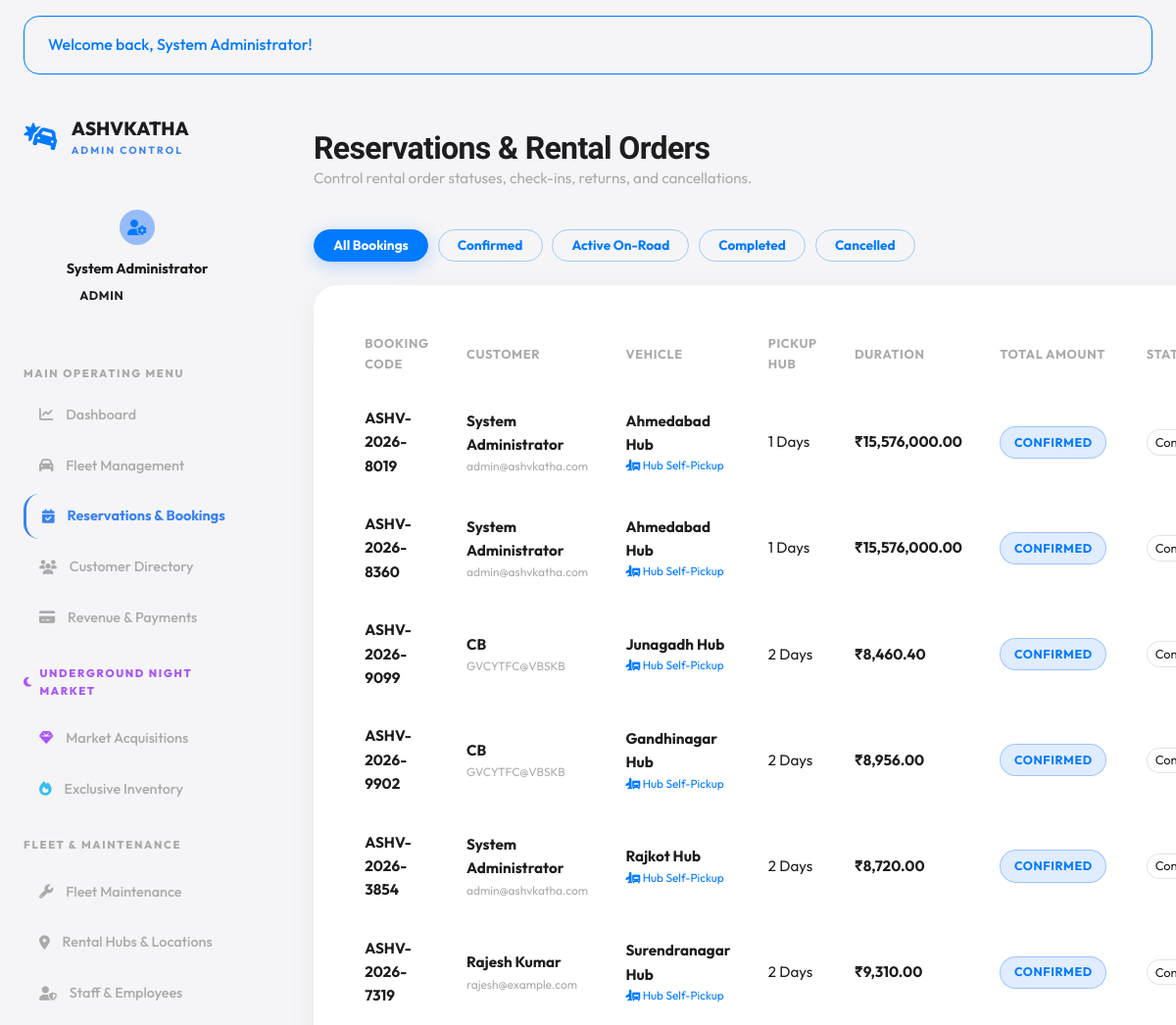
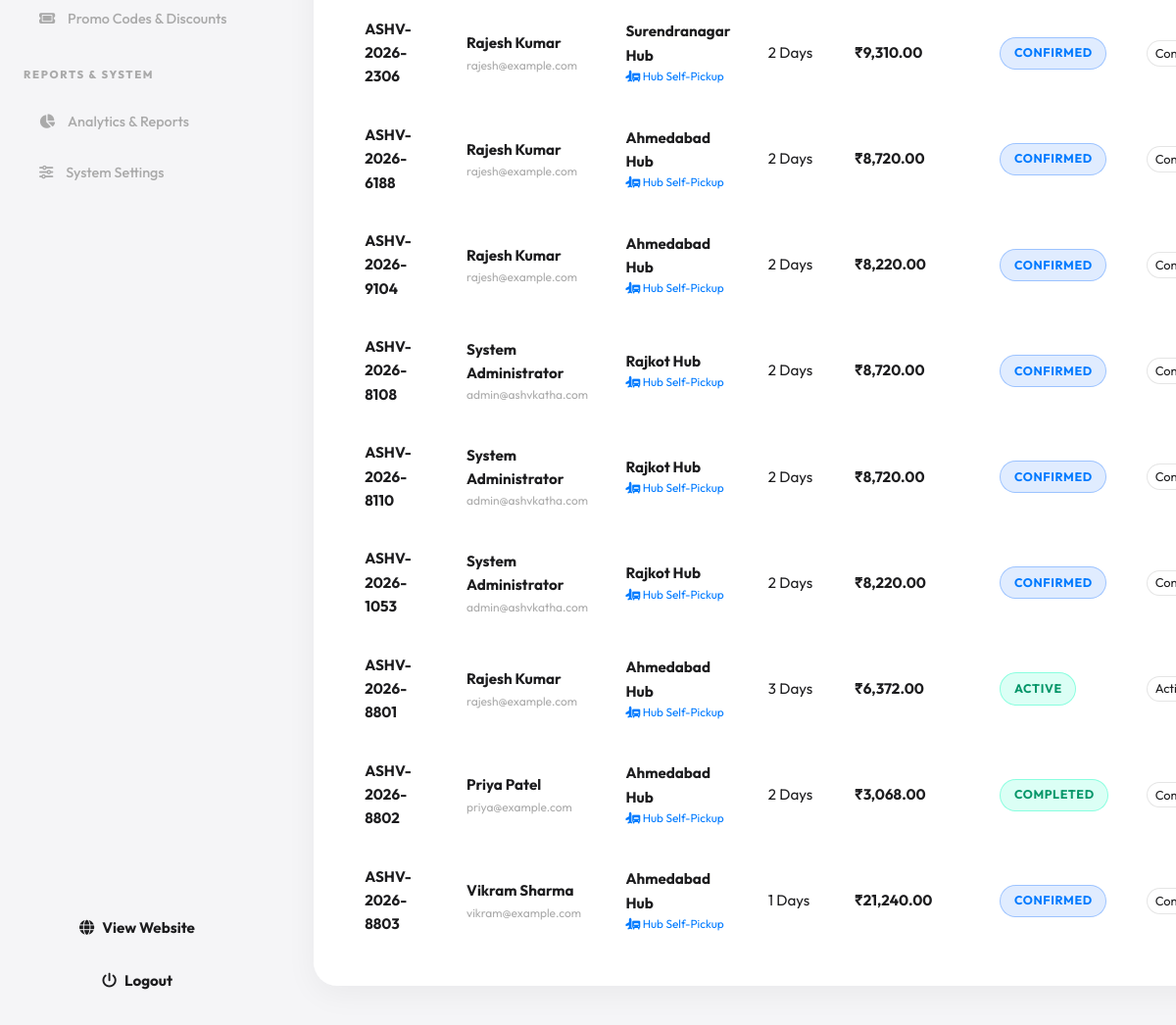
The app's page /admin/bookings.php (signed in) with its own data (2 pictures, top to bottom).
### tables this page shows
CREATE TABLE `bookings` (
  `id` int(11) NOT NULL AUTO_INCREMENT,
  `booking_code` varchar(20) NOT NULL,
  `user_id` int(11) NOT NULL,
  `vehicle_id` int(11) NOT NULL,
  `pickup_location_id` int(11) NOT NULL,
  `dropoff_location_id` int(11) NOT NULL,
  `delivery_method` varchar(100) DEFAULT 'Hub Self-Pickup',
  `delivery_address` varchar(255) DEFAULT NULL,
  `pickup_datetime` datetime NOT NULL,
  `return_datetime` datetime NOT NULL,
  `total_days` int(11) NOT NULL,
  `base_amount` decimal(10,2) NOT NULL,
  `extra_charges` decimal(10,2) NOT NULL DEFAULT 0.00,
  `discount_amount` decimal(10,2) NOT NULL DEFAULT 0.00,
  `tax_amount` decimal(10,2) NOT NULL DEFAULT 0.00,
  `deposit_amount` decimal(10,2) NOT NULL DEFAULT 0.00,
  `total_amount` decimal(10,2) NOT NULL,
  `status` enum('pending','confirmed','active','completed','cancelled') NOT NULL DEFAULT 'confirmed',
  `created_at` timestamp NOT NULL DEFAULT current_timestamp(),
  PRIMARY KEY (`id`),
  UNIQUE KEY `booking_code` (`booking_code`),
  KEY `user_id` (`user_id`),
  KEY `vehicle_id` (`vehicle_id`),
  KEY `pickup_location_id` (`pickup_location_id`),
  KEY `dropoff_location_id` (`dropoff_location_id`),
  CONSTRAINT `bookings_ibfk_1` FOREIGN KEY (`user_id`) REFERENCES `users` (`id`) ON DELETE CASCADE,
  CONSTRAINT `bookings_ibfk_2` FOREIGN KEY (`vehicle_id`) REFERENCES `vehicles` (`id`) ON DELETE CASCADE,
  CONSTRAINT `bookings_ibfk_3` FOREIGN KEY (`pickup_location_id`) REFERENCES `locations` (`id`) ON DELETE CASCADE,
  CONSTRAINT `bookings_ibfk_4` FOREIGN KEY (`dropoff_location_id`) REFERENCES `locations` (`id`) ON DELETE CASCADE
);

CREATE TABLE `users` (
  `id` int(11) NOT NULL AUTO_INCREMENT,
  `full_name` varchar(100) NOT NULL,
  `email` varchar(100) NOT NULL,
  `password` varchar(255) NOT NULL,
  `phone` varchar(20) NOT NULL,
  `role` enum('admin','manager','staff','customer') NOT NULL DEFAULT 'customer',
  `driving_license` varchar(50) DEFAULT NULL,
  `address` text DEFAULT NULL,
  `created_at` timestamp NOT NULL DEFAULT current_timestamp(),
  PRIMARY KEY (`id`),
  UNIQUE KEY `email` (`email`)
);

CREATE TABLE `locations` (
  `id` int(11) NOT NULL AUTO_INCREMENT,
  `city_name` varchar(50) NOT NULL,
  `location_address` varchar(255) NOT NULL,
  `contact_phone` varchar(20) NOT NULL,
  `status` enum('active','inactive') NOT NULL DEFAULT 'active',
  PRIMARY KEY (`id`)
);

### admin/bookings.php (the view, shortened to what this page needs)
<?php
require_once __DIR__ . '/../includes/functions.php';
$db = get_db_connection();
$status_filter = isset($_GET['status']) ? sanitize($_GET['status']) : '';
$sql = "
    SELECT b.*, v.brand, v.model, v.reg_number, u.full_name as customer_name, u.email as customer_email,
           l1.city_name as pickup_city, l2.city_name as dropoff_city
    FROM bookings b
    JOIN vehicles v ON b.vehicle_id = v.id
    JOIN users u ON b.user_id = u.id
    JOIN locations l1 ON b.pickup_location_id = l1.id
    JOIN locations l2 ON b.dropoff_location_id = l2.id
    WHERE 1=1
";
$params = [];
$sql .= " ORDER BY b.created_at DESC";
$stmt = $db->prepare($sql);
$stmt->execute($params);
$bookings = $stmt->fetchAll();
include __DIR__ . '/../includes/header.php';
?>
<div class="dashboard-layout">
  <?php include __DIR__ . '/../includes/admin-sidebar.php'; ?>
  <main class="dashboard-content">
    <div class="dashboard-header">
      <div>
        <h1 class="dashboard-title">Reservations & Rental Orders</h1>
        <p class="dashboard-subtitle">Control rental order statuses, check-ins, returns, and cancellations.</p>
      </div>
    </div>
    <div style="margin-bottom: 1.5rem; display: flex; gap: 0.6rem;">
      <a href="<?php echo url('/admin/bookings.php'); ?>" class="btn <?php echo empty($status_filter) ? 'btn-primary' : 'btn-outline'; ?> btn-sm">All Bookings</a>
      <a href="<?php echo url('/admin/bookings.php?status=confirmed'); ?>" class="btn <?php echo ($status_filter == 'confirmed') ? 'btn-primary' : 'btn-outline'; ?> btn-sm">Confirmed</a>
      <a href="<?php echo url('/admin/bookings.php?status=active'); ?>" class="btn <?php echo ($status_filter == 'active') ? 'btn-primary' : 'btn-outline'; ?> btn-sm">Active On-Road</a>
      <a href="<?php echo url('/admin/bookings.php?status=completed'); ?>" class="btn <?php echo ($status_filter == 'completed') ? 'btn-primary' : 'btn-outline'; ?> btn-sm">Completed</a>
      <a href="<?php echo url('/admin/bookings.php?status=cancelled'); ?>" class="btn <?php echo ($status_filter == 'cancelled') ? 'btn-primary' : 'btn-outline'; ?> btn-sm">Cancelled</a>
    </div>
    <div class="card">
      <div class="table-responsive">
        <table class="data-table">
          <thead>
            <tr>
              <th>Booking Code</th>
              <th>Customer</th>
              <th>Vehicle</th>
              <th>Pickup Hub</th>
              <th>Duration</th>
              <th>Total Amount</th>
              <th>Status</th>
            </tr>
          </thead>
          <tbody>
            <?php foreach ($bookings as $b): ?>
              <tr>
                <td><strong><?php echo htmlspecialchars($b['booking_code']); ?></strong></td>
                <td>
                  <strong><?php echo htmlspecialchars($b['customer_name']); ?></strong>
                  <span style="display: block; font-size: 0.75rem; color: var(--text-muted);"><?php echo htmlspecialchars($b['customer_email']); ?></span>
                </td>
                <td>
                  <div><strong><?php echo htmlspecialchars($b['pickup_city']); ?> Hub</strong></div>
                  <div style="font-size: 0.74rem; color: var(--primary);"><i class="fa-solid fa-truck-plane"></i> <?php echo htmlspecialchars($b['delivery_method'] ?? 'Hub Self-Pickup'); ?></div>
                </td>
                <td><?php echo $b['total_days']; ?> Days</td>
                <td><strong><?php echo format_currency($b['total_amount']); ?></strong></td>
                <td><?php echo get_status_badge($b['status']); ?></td>
                <td>
                  <form action="<?php echo url('/admin/bookings.php'); ?>" method="POST" style="display: inline-block;">
                    <select name="status" onchange="this.form.submit()" class="form-control" style="padding: 0.3rem 0.5rem; font-size: 0.8rem; width: auto;">
                      <option value="confirmed" <?php echo ($b['status'] == 'confirmed') ? 'selected' : ''; ?>>Confirmed</option>
                      <option value="active" <?php echo ($b['status'] == 'active') ? 'selected' : ''; ?>>Active On-Road</option>
                      <option value="completed" <?php echo ($b['status'] == 'completed') ? 'selected' : ''; ?>>Completed</option>
                    </select>
                  </form>
                </td>
              </tr>
            <?php endforeach; ?>
          </tbody>
        </table>
      </div>
    </div>
  </main>
</div>
</body>
</html>

### includes/functions.php (shortened to what this page needs)
<?php
function url($path = '') {
    $path = '/' . ltrim($path, '/');
    return BASE_URL . $path;
}
function format_currency($amount) {
    return '₹' . number_format((float)$amount, 2, '.', ',');
}
function get_status_badge($status) {
    $status = strtolower(trim($status));
    $badge_class = 'badge-secondary';
    $label = ucfirst($status);
    switch ($status) {
        case 'available':
        case 'completed':
        case 'active':
        case 'approved':
        case 'resolved':
            $badge_class = 'badge-success';
            break;
        case 'rented':
        case 'reserved':
        case 'confirmed':
        case 'in_progress':
            $badge_class = 'badge-info';
            break;
    }
    return "<span class=\"badge {$badge_class}\">" . htmlspecialchars($label) . "</span>";
}
function display_flash_messages() {
    $types = ['success', 'error', 'info', 'warning'];
    $html = '';
    foreach ($types as $type) {
        $key = 'flash_' . $type;
        if (isset($_SESSION[$key]) && !empty($_SESSION[$key])) {
            $msg = htmlspecialchars($_SESSION[$key]);
            $html .= "<div class=\"alert alert-{$type}\">{$msg}</div>";
        }
    }
    return $html;
}

### assets/css/global.css (style rules this page uses)
:root { --primary: #007aff; --primary-glow: #3B82F680; --bg-light: #f5f5f7; --bg-dark: #1d1d1f; --bg-surface: #ffffff; --bg-card: rgba(255, 255, 255, 0.95); --bg-card-hover: #ffffff; --text-dark: #1d1d1f; --text-gray: #6e6e73; --text-muted: #aaaaaa; --text-light: #f5f5f7; --border-color: #aaaaaa; --border-light: rgba(170, 170, 170, 0.35); --border-glow: #3B82F680; --chocolate-brown: #1d1d1f; --coffeebrown: #1d1d1f; --forestgreen: #1d1d1f; --accent-green: #007aff; --border-green: rgba(0, 122, 255, 0.25); --lightyellow: #f5f5f7; --pure-black: #1d1d1f; --pure-white: #ffffff; --bg-whitesmoke: #f5f5f7; --bg-silver: #e5e5ea; --scrollbar-track: #000000; --scrollbar-thumb: #000000; --font-title: "Schibsted Grotesk", -apple-system, BlinkMacSystemFont, sans-serif; --font-body: "Outfit", -apple-system, BlinkMacSystemFont, sans-serif; --font-main: "Outfit", -apple-system, BlinkMacSystemFont, sans-serif; --radius-sm: 8px; --radius-md: 16px; --radius-lg: 24px; --radius-full: 9999px; --shadow-sm: 0 4px 16px rgba(0, 0, 0, 0.04); --shadow-lg: 0 16px 40px rgba(0, 0, 0, 0.08); --transition: none; }
*, *::before, *::after { box-sizing: border-box; margin: 0; padding: 0; }
html { font-size: 16px; scroll-behavior: auto !important; scrollbar-color: #000000 #000000 !important; scrollbar-width: thin !important; overflow-y: scroll !important; margin: 0 !important; padding: 0 !important; width: 100% !important; max-width: 100vw !important; }
body { margin: 0 !important; padding: 0 !important; width: 100% !important; max-width: 100vw !important; font-family: var(--font-body); background-color: var(--bg-light); color: var(--text-dark); line-height: 1.6; overflow-x: hidden; min-height: 100vh; display: flex; flex-direction: column; -webkit-font-smoothing: antialiased; }
a { color: inherit; text-decoration: none; transition: none; }
h1, h2, h3, h4, h5, h6 { font-family: var(--font-title); font-weight: 800; line-height: 1.2; color: var(--text-dark); letter-spacing: -0.02em; }
.card, .glass-card { background: var(--bg-card); backdrop-filter: blur(12px); -webkit-backdrop-filter: blur(12px); border: 1px solid rgba(255, 255, 255, 0.6); border-radius: var(--radius-lg); padding: 2rem; box-shadow: 0 8px 32px rgba(0, 0, 0, 0.05); }
.btn { display: inline-flex; align-items: center; justify-content: center; gap: 0.5rem; padding: 0.85rem 1.8rem; font-family: var(--font-body); font-size: 0.95rem; font-weight: 700; line-height: 1; border-radius: var(--radius-full); border: 1px solid transparent; cursor: pointer; white-space: nowrap; text-decoration: none !important; outline: none !important; box-sizing: border-box; vertical-align: middle; transform: none !important; transition: background-color 0.15s ease, border-color 0.15s ease, box-shadow 0.15s ease, color 0.15s ease; }
.btn-primary { background-color: var(--primary); border-color: var(--primary); color: #ffffff; box-shadow: 0 4px 18px rgba(0, 102, 255, 0.25); }
.btn-outline { background: transparent; color: var(--primary); border-color: rgba(0, 122, 255, 0.35); }
.btn-sm { padding: 0.55rem 1.2rem; font-size: 0.85rem; }
.badge { display: inline-flex; align-items: center; gap: 0.4rem; padding: 0.35rem 0.85rem; font-size: 0.78rem; font-weight: 700; border-radius: var(--radius-full); text-transform: uppercase; letter-spacing: 0.05em; }
.badge-success { background-color: rgba(15, 252, 190, 0.15); color: #059669; border: 1px solid rgba(15, 252, 190, 0.4); }
.badge-info { background-color: rgba(0, 102, 255, 0.12); color: var(--primary); border: 1px solid rgba(0, 102, 255, 0.3); }
.alert { padding: 1rem 1.5rem; border-radius: var(--radius-md); margin: 1rem 1.5rem; font-weight: 500; display: flex; align-items: center; justify-content: space-between; }
.alert-success { background-color: var(--success-bg); color: var(--accent-green); border: 1px solid var(--accent-green); }

### assets/css/forms.css (style rules this page uses)
.form-control { width: 100%; padding: 0.85rem 1.1rem; background-color: #ffffff; border: 1px solid rgba(170, 170, 170, 0.3); border-radius: var(--radius-md); color: var(--text-dark); font-family: var(--font-body); font-size: 0.95rem; }
.form-control::placeholder { color: #aaaaaa; }
select.form-control { cursor: pointer; background-repeat: no-repeat; background-position: right 1rem center; background-size: 1.2rem; appearance: none; -webkit-appearance: none; padding-right: 2.5rem; }
select.form-control option { background-color: #ffffff; color: var(--text-dark); }

### records on screen
bookings: booking_code "ASHV-2026-8019", user.full_name "System Administrator", user.email "admin@ashvkatha.com", pickup_location.city_name "Ahmedabad", delivery_method "Hub Self-Pickup", total_days "1", total_amount "₹15,576,000.00", status "CONFIRMED", status "Confirmed"
bookings: booking_code "ASHV-2026-8360", user.full_name "System Administrator", user.email "admin@ashvkatha.com", pickup_location.city_name "Ahmedabad", delivery_method "Hub Self-Pickup", total_days "1", total_amount "₹15,576,000.00", status "CONFIRMED", status "Confirmed"
bookings: booking_code "ASHV-2026-9099", user.full_name "CB", user.email "GVCYTFC@VBSKB", pickup_location.city_name "Junagadh", delivery_method "Hub Self-Pickup", total_days "2", total_amount "₹8,460.40", status "CONFIRMED", status "Confirmed"
bookings: booking_code "ASHV-2026-9902", user.full_name "CB", user.email "GVCYTFC@VBSKB", pickup_location.city_name "Gandhinagar", delivery_method "Hub Self-Pickup", total_days "2", total_amount "₹8,956.00", status "CONFIRMED", status "Confirmed"
bookings: booking_code "ASHV-2026-3854", user.full_name "System Administrator", user.email "admin@ashvkatha.com", pickup_location.city_name "Rajkot", delivery_method "Hub Self-Pickup", total_days "2", total_amount "₹8,720.00", status "CONFIRMED", status "Confirmed"
bookings: booking_code "ASHV-2026-7319", user.full_name "Rajesh Kumar", user.email "rajesh@example.com", pickup_location.city_name "Surendranagar", delivery_method "Hub Self-Pickup", total_days "2", total_amount "₹9,310.00", status "CONFIRMED", status "Confirmed"
bookings: booking_code "ASHV-2026-2306", user.full_name "Rajesh Kumar", user.email "rajesh@example.com", pickup_location.city_name "Surendranagar", delivery_method "Hub Self-Pickup", total_days "2", total_amount "₹9,310.00", status "CONFIRMED", status "Confirmed"
bookings: booking_code "ASHV-2026-6188", user.full_name "Rajesh Kumar", user.email "rajesh@example.com", pickup_location.city_name "Ahmedabad", delivery_method "Hub Self-Pickup", total_days "2", total_amount "₹8,720.00", status "CONFIRMED", status "Confirmed"
bookings: booking_code "ASHV-2026-9104", user.full_name "Rajesh Kumar", user.email "rajesh@example.com", pickup_location.city_name "Ahmedabad", delivery_method "Hub Self-Pickup", total_days "2", total_amount "₹8,220.00", status "CONFIRMED", status "Confirmed"
bookings: booking_code "ASHV-2026-8108", user.full_name "System Administrator", user.email "admin@ashvkatha.com", pickup_location.city_name "Rajkot", delivery_method "Hub Self-Pickup", total_days "2", total_amount "₹8,720.00", status "CONFIRMED", status "Confirmed"
bookings: booking_code "ASHV-2026-8110", user.full_name "System Administrator", user.email "admin@ashvkatha.com", pickup_location.city_name "Rajkot", delivery_method "Hub Self-Pickup", total_days "2", total_amount "₹8,720.00", status "CONFIRMED", status "Confirmed"
bookings: booking_code "ASHV-2026-1053", user.full_name "System Administrator", user.email "admin@ashvkatha.com", pickup_location.city_name "Rajkot", delivery_method "Hub Self-Pickup", total_days "2", total_amount "₹8,220.00", status "CONFIRMED", status "Confirmed"
bookings: booking_code "ASHV-2026-8801", user.full_name "Rajesh Kumar", user.email "rajesh@example.com", pickup_location.city_name "Ahmedabad", delivery_method "Hub Self-Pickup", total_days "3", total_amount "₹6,372.00", status "ACTIVE", status "Active On-Road"
bookings: booking_code "ASHV-2026-8802", user.full_name "Priya Patel", user.email "priya@example.com", pickup_location.city_name "Ahmedabad", delivery_method "Hub Self-Pickup", total_days "2", total_amount "₹3,068.00", status "COMPLETED", status "Completed"
bookings: booking_code "ASHV-2026-8803", user.full_name "Vikram Sharma", user.email "vikram@example.com", pickup_location.city_name "Ahmedabad", delivery_method "Hub Self-Pickup", total_days "1", total_amount "₹21,240.00", status "CONFIRMED", status "Confirmed"

### other values on screen
$msg "Welcome back, System Administrator!"
$user['full_name'] "System Administrator"
$user['role'] "ADMIN"
